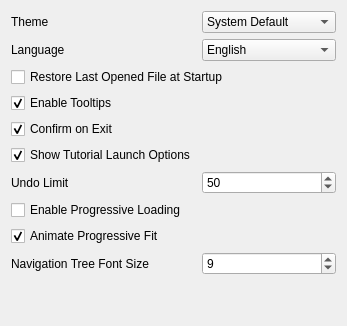
     <widget class="QWidget" name="tabGeneral">
      <attribute name="title">
       <string>General</string>
      </attribute>
      <layout class="QGridLayout" name="gridLayout_17">
       <item row="0" column="0">
        <layout class="QGridLayout" name="gridLayout_2">
         <item row="3" column="0" colspan="2">
          <widget class="QCheckBox" name="checkRestoreLastFile">
           <property name="text">
            <string>Restore Last Opened File at Startup</string>
           </property>
          </widget>
         </item>
         <item row="7" column="0">
          <widget class="QLabel" name="labelUndoLimit">
           <property name="text">
            <string>Undo Limit</string>
           </property>
          </widget>
         </item>
         <item row="4" column="0">
          <widget class="QCheckBox" name="checkTooltips">
           <property name="text">
            <string>Enable Tooltips</string>
           </property>
           <property name="checked">
            <bool>true</bool>
           </property>
          </widget>
         </item>
         <item row="5" column="0">
          <widget class="QCheckBox" name="checkConfirmExit">
           <property name="text">
            <string>Confirm on Exit</string>
           </property>
           <property name="checked">
            <bool>true</bool>
           </property>
          </widget>
         </item>
         <item row="0" column="1">
          <widget class="QComboBox" name="comboBoxTheme">
           <property name="sizePolicy">
            <sizepolicy hsizetype="Expanding" vsizetype="Fixed">
             <horstretch>0</horstretch>
             <verstretch>0</verstretch>
            </sizepolicy>
           </property>
           <item>
            <property name="text">
             <string>System Default</string>
            </property>
           </item>
           <item>
            <property name="text">
             <string>Light</string>
            </property>
           </item>
           <item>
            <property name="text">
             <string>Dark</string>
            </property>
           </item>
           <item>
            <property name="text">
             <string>Dark Orange</string>
            </property>
           </item>
           <item>
            <property name="text">
             <string>Dracula</string>
            </property>
           </item>
           <item>
            <property name="text">
             <string>Eclippy</string>
            </property>
           </item>
           <item>
            <property name="text">
             <string>Gruvbox Fusion</string>
            </property>
           </item>
           <item>
            <property name="text">
             <string>Light Gray</string>
            </property>
           </item>
           <item>
            <property name="text">
             <string>Manjaroness</string>
            </property>
           </item>
           <item>
            <property name="text">
             <string>Material Dark</string>
            </property>
           </item>
           <item>
            <property name="text">
             <string>Monokai</string>
            </property>
           </item>
           <item>
            <property name="text">
             <string>Nord Fusion</string>
            </property>
           </item>
           <item>
            <property name="text">
             <string>One Dark</string>
            </property>
           </item>
           <item>
            <property name="text">
             <string>Solarized Dark</string>
            </property>
           </item>
           <item>
            <property name="text">
             <string>Solarized Light</string>
            </property>
           </item>
           <item>
            <property name="text">
             <string>Takezo</string>
            </property>
           </item>
           <item>
            <property name="text">
             <string>Tokyo Night Fusion</string>
            </property>
           </item>
          </widget>
         </item>
         <item row="1" column="0">
          <widget class="QLabel" name="labelLanguage">
           <property name="sizePolicy">
            <sizepolicy hsizetype="Minimum" vsizetype="Preferred">
             <horstretch>0</horstretch>
             <verstretch>0</verstretch>
            </sizepolicy>
           </property>
           <property name="text">
            <string>Language</string>
           </property>
          </widget>
         </item>
         <item row="1" column="1">
          <widget class="QComboBox" name="comboBoxLanguage">
           <property name="sizePolicy">
            <sizepolicy hsizetype="Expanding" vsizetype="Fixed">
             <horstretch>0</horstretch>
             <verstretch>0</verstretch>
            </sizepolicy>
           </property>
           <item>
            <property name="text">
             <string>English</string>
            </property>
           </item>
           <item>
            <property name="text">
             <string>French</string>
            </property>
           </item>
           <item>
            <property name="text">
             <string>German</string>
            </property>
           </item>
           <item>
            <property name="text">
             <string>Spanish</string>
            </property>
           </item>
           <item>
            <property name="text">
             <string>Italian</string>
            </property>
           </item>
          </widget>
         </item>
         <item row="7" column="1">
          <widget class="QSpinBox" name="spinBoxUndoLimit">
                      <property name="toolTip">
            <string>Maximum number of undo steps kept in history</string>
           </property>
           <property name="frame">
            <bool>true</bool>
           </property>
           <property name="minimum">
            <number>5</number>
           </property>
           <property name="maximum">
            <number>100</number>
           </property>
           <property name="value">
            <number>50</number>
           </property>
          </widget>
         </item>
         <item row="0" column="0">
          <widget class="QLabel" name="labelTheme">
           <property name="text">
            <string>Theme</string>
           </property>
          </widget>
         </item>
         <item row="6" column="0">
          <widget class="QCheckBox" name="checkTutorialLaunch">
           <property name="toolTip">
            <string>When checked, applying Settings resets the tutorial's &quot;remember my
choice&quot; preference, so the launch-method prompt (Dialog
Window / Web Browser) is asked again next time.</string>
           </property>
           <property name="text">
            <string>Show Tutorial Launch Options</string>
           </property>
           <property name="checked">
            <bool>true</bool>
           </property>
          </widget>
         </item>
         <item row="8" column="0" colspan="2">
          <widget class="QCheckBox" name="checkProgressiveLoading">
                      <property name="toolTip">
            <string>Display large models incrementally as they load, instead of
all at once</string>
           </property>
           <property name="text">
            <string>Enable Progressive Loading</string>
           </property>
          </widget>
         </item>
         <item row="9" column="0" colspan="2">
          <widget class="QCheckBox" name="checkAnimateProgressiveFit">
                      <property name="toolTip">
            <string>Animate the camera fit as progressively-loaded meshes arrive</string>
           </property>
           <property name="text">
            <string>Animate Progressive Fit</string>
           </property>
           <property name="checked">
            <bool>true</bool>
           </property>
          </widget>
         </item>
         <item row="10" column="0">
          <widget class="QLabel" name="labelNavigationTreeFontSize">
           <property name="text">
            <string>Navigation Tree Font Size</string>
           </property>
          </widget>
         </item>
         <item row="10" column="1">
          <widget class="QSpinBox" name="spinBoxNavigationTreeFontSize">
           <property name="toolTip">
            <string>Point size of the Scene Tree / Navigation panel's text</string>
           </property>
           <property name="minimum">
            <number>7</number>
           </property>
           <property name="maximum">
            <number>16</number>
           </property>
           <property name="value">
            <number>9</number>
           </property>
          </widget>
         </item>
        </layout>
       </item>
       <item row="1" column="0">
        <spacer name="verticalSpacer">
         <property name="orientation">
          <enum>Qt::Orientation::Vertical</enum>
         </property>
         <property name="sizeHint" stdset="0">
          <size>
           <width>20</width>
           <height>40</height>
          </size>
         </property>
        </spacer>
       </item>
      </layout>
     </widget>
